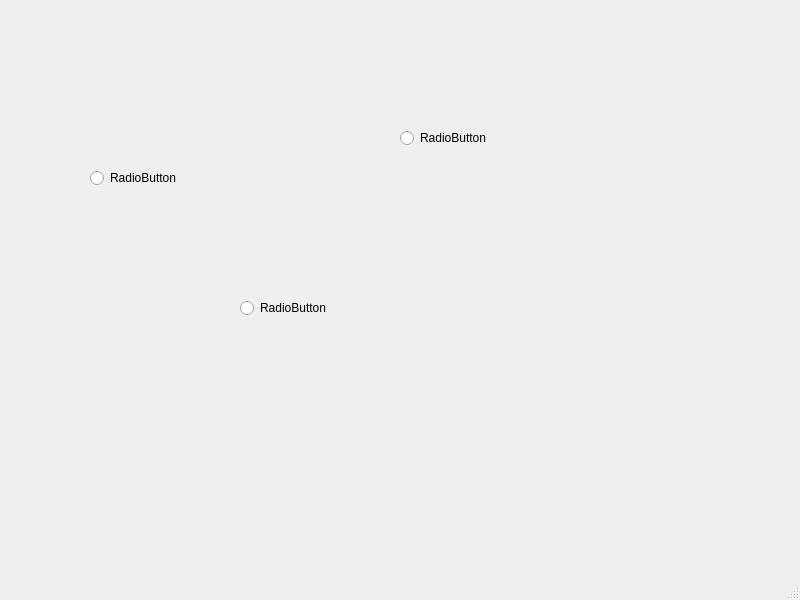
<?xml version="1.0" encoding="UTF-8"?>
<ui version="4.0">
 <class>MainWindow</class>
 <widget class="QMainWindow" name="MainWindow">
  <property name="geometry">
   <rect>
    <x>0</x>
    <y>0</y>
    <width>800</width>
    <height>600</height>
   </rect>
  </property>
  <property name="windowTitle">
   <string>MainWindow</string>
  </property>
  <widget class="QWidget" name="centralwidget">
   <widget class="QRadioButton" name="radioButton">
    <property name="geometry">
     <rect>
      <x>400</x>
      <y>130</y>
      <width>86</width>
      <height>16</height>
     </rect>
    </property>
    <property name="text">
     <string>RadioButton</string>
    </property>
   </widget>
   <widget class="QRadioButton" name="radioButton_2">
    <property name="geometry">
     <rect>
      <x>90</x>
      <y>170</y>
      <width>86</width>
      <height>16</height>
     </rect>
    </property>
    <property name="text">
     <string>RadioButton</string>
    </property>
   </widget>
   <widget class="QRadioButton" name="radioButton_3">
    <property name="geometry">
     <rect>
      <x>240</x>
      <y>300</y>
      <width>86</width>
      <height>16</height>
     </rect>
    </property>
    <property name="text">
     <string>RadioButton</string>
    </property>
   </widget>
  </widget>
  <widget class="QMenuBar" name="menubar">
   <property name="geometry">
    <rect>
     <x>0</x>
     <y>0</y>
     <width>800</width>
     <height>22</height>
    </rect>
   </property>
  </widget>
  <widget class="QStatusBar" name="statusbar"/>
 </widget>
 <resources>
  <include location="../../background_image.qrc"/>
 </resources>
 <connections/>
</ui>
